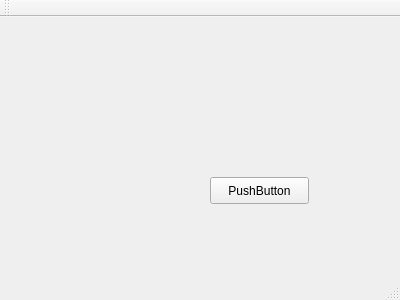
<?xml version="1.0" encoding="UTF-8"?>
<ui version="4.0">
 <class>MainWindow</class>
 <widget class="QMainWindow" name="MainWindow">
  <property name="geometry">
   <rect>
    <x>0</x>
    <y>0</y>
    <width>400</width>
    <height>300</height>
   </rect>
  </property>
  <property name="windowTitle">
   <string>MainWindow</string>
  </property>
  <widget class="QWidget" name="centralWidget">
   <widget class="QPushButton" name="pushButton">
    <property name="geometry">
     <rect>
      <x>210</x>
      <y>160</y>
      <width>99</width>
      <height>27</height>
     </rect>
    </property>
    <property name="text">
     <string>PushButton</string>
    </property>
   </widget>
  </widget>
  <widget class="QMenuBar" name="menuBar">
   <property name="geometry">
    <rect>
     <x>0</x>
     <y>0</y>
     <width>400</width>
     <height>25</height>
    </rect>
   </property>
  </widget>
  <widget class="QToolBar" name="mainToolBar">
   <attribute name="toolBarArea">
    <enum>TopToolBarArea</enum>
   </attribute>
   <attribute name="toolBarBreak">
    <bool>false</bool>
   </attribute>
  </widget>
  <widget class="QStatusBar" name="statusBar"/>
 </widget>
 <layoutdefault spacing="6" margin="11"/>
 <resources/>
 <connections/>
</ui>
